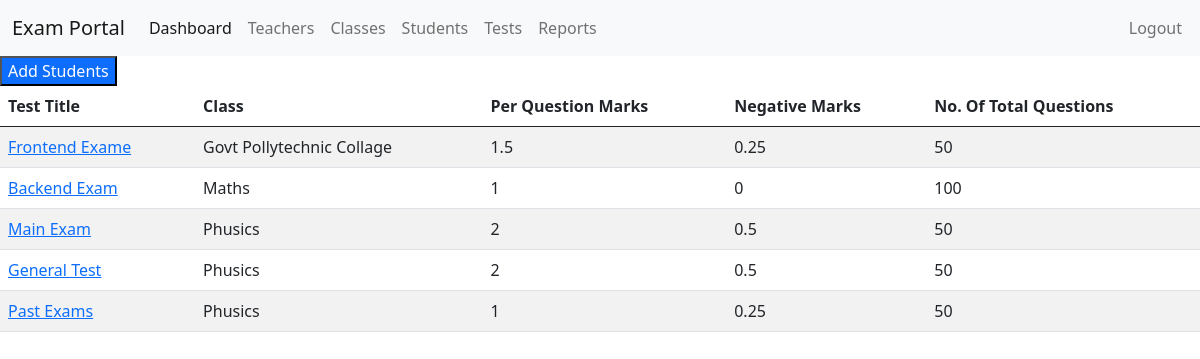
Page /tests.php (signed in) on the committed database.
### tables this page shows
CREATE TABLE `tests` (
  `test_id` int(11) NOT NULL,
  `test_title` varchar(255) NOT NULL,
  `class_id` int(11) NOT NULL,
  `nagetive_marks` float NOT NULL DEFAULT 0,
  `per_question_marks` float NOT NULL DEFAULT 1,
  `no_of_questions` int(11) NOT NULL DEFAULT 1,
  `test_date` date NOT NULL DEFAULT current_timestamp(),
  `test_start_time` time NOT NULL,
  `test_end_time` time NOT NULL,
  `created_date` datetime NOT NULL DEFAULT current_timestamp(),
  `status` tinyint(4) NOT NULL DEFAULT 1
);

CREATE TABLE `classes` (
  `class_Id` int(11) NOT NULL,
  `class_name` varchar(255) NOT NULL,
  `class_teacher` int(11) NOT NULL,
  `class_time` time NOT NULL,
  `create_date` datetime NOT NULL DEFAULT current_timestamp(),
  `class_status` tinyint(2) NOT NULL DEFAULT 1
);

### tests.php (the view)
<?php
include('header.php');
include('navbar.php');
$db = mysqli_connect('localhost','root','','ex_portal');
$tests = $db->query("SELECT * FROM tests INNER JOIN classes ON classes.class_id = tests.class_id");
?>
<a href="testadd.php"> <button class="bg-primary text-white"> Add Students </button></a>
<table id="example" class="table table-striped" style="width:100%">
        <thead>
            <tr>
                <th>Test Title</th>
                <th>Class</th>
                <th>Per Question Marks</th>
                <th>Negative Marks</th>
                <th>No. Of Total Questions</th>
            </tr>
        </thead>
        <tbody>
            <?php foreach($tests as $tst) {?>
            <tr>
                <td> <a href="questions.php?id=<?php echo $tst['test_id'];?>"><?php echo $tst['test_title'];?></a></td>
                <td> <?php echo $tst['class_name'];?></td>
                <td> <?php echo $tst['per_question_marks'];?></td>
                <td> <?php echo $tst['nagetive_marks'];?></td>
                <td> <?php echo $tst['no_of_questions'];?></td>
            </tr>
            <?php } ?>
    </tbody>
</table>
<?php include('footer.php'); ?>

### rows in the picture
tests: test_title "Frontend Exame", class.class_name "Govt Pollytechnic Collage", per_question_marks "1.5", nagetive_marks "0.25", no_of_questions "50"
tests: test_title "Backend Exam", class.class_name "Maths", per_question_marks "1", nagetive_marks "0", no_of_questions "100"
tests: test_title "Main Exam", class.class_name "Phusics", per_question_marks "2", nagetive_marks "0.5", no_of_questions "50"
tests: test_title "General Test", class.class_name "Phusics", per_question_marks "2", nagetive_marks "0.5", no_of_questions "50"
tests: test_title "Past Exams", class.class_name "Phusics", per_question_marks "1", nagetive_marks "0.25", no_of_questions "50"
